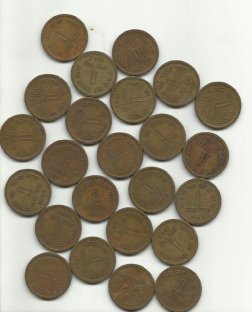
#> input picture ch05_segmentation/water_coins.jpg, 252 x 312 px
$ python meanshift.py
#> lines starting #> are read from the running program, lines starting #| are printed output that depends on the picture
#!/usr/bin/env python3
# -*- coding: utf-8 -*-
#
# 1. 이진화 및 코폴로지컬 필터
# 2. 연결역영 검출
# 3. 컨투어 검출 및 그리기
#!/usr/bin/env python3
# -*- coding: utf-8 -*-
# basic drawing
import numpy as np
import matplotlib.pyplot as plt
import cv2


def floodFillPostProcess(src, diff=(2,2,2)):
    img = src.copy()
    rows, cols = img.shape[:2]
    mask   = np.zeros(shape=(rows+2, cols+2), dtype=np.uint8)
    num_segments = 0
    for y in range(rows):
        for x in range(cols):
            if mask[y+1, x+1] == 0:
                r = np.random.randint(256)
                g = np.random.randint(256)
                b = np.random.randint(256)
                cv2.floodFill(img,mask,(x,y),(b,g,r),diff,diff)
                num_segments +=1


    return img, num_segments

im_bgr = cv2.imread('water_coins.jpg') #'coins.png') #'Thiemo.jpg') #'street.jpg')
#> im_bgr is the input picture: shape (312, 252, 3); mean B, G, R 136.3, 153.2, 161.4


# define criteria, number of clusters(K) and apply kmeans()
criteria = (cv2.TERM_CRITERIA_EPS + cv2.TERM_CRITERIA_MAX_ITER, 10, 1.0)
# [5 lines of commented-out code are left out]
img_seg1	=	cv2.pyrMeanShiftFiltering(	im_bgr, sp = 5*8, sr = 10*4, maxLevel = 4)
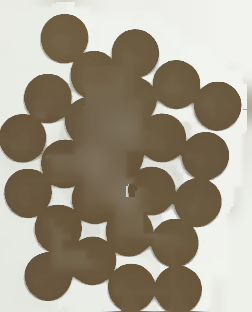
#> img_seg1: shape (312, 252, 3); mean B, G, R 137, 154, 162.4
img_seg2, nseg    =  floodFillPostProcess(img_seg1)
#> after the loop in floodFillPostProcess, `for y in range(rows):`:
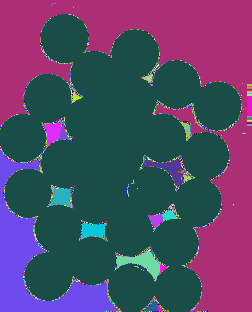
#> img: shape (312, 252, 3); mean B, G, R 102.4, 71.9, 81.8
#> after the loop in floodFillPostProcess, `for y in range(rows):`: num_segments = 2877
#> nseg = 2877
print('num:', nseg)
#| num: 2877

plt.subplot(3,1,1), plt.imshow(im_bgr[:,:,::-1]), plt.axis('off'), plt.title('original')
plt.subplot(3,1,2),plt.imshow(img_seg1[:,:,::-1]), plt.axis('off'), plt.title('meanshiftFiter')
plt.subplot(3,1,3), plt.imshow(img_seg2[:,:,::-1]), plt.axis('off'), plt.title('segmened')
plt.show()
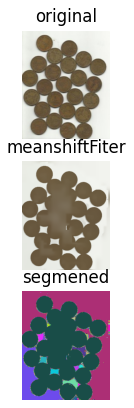
#> figure drawn by matplotlib, 3 panels
